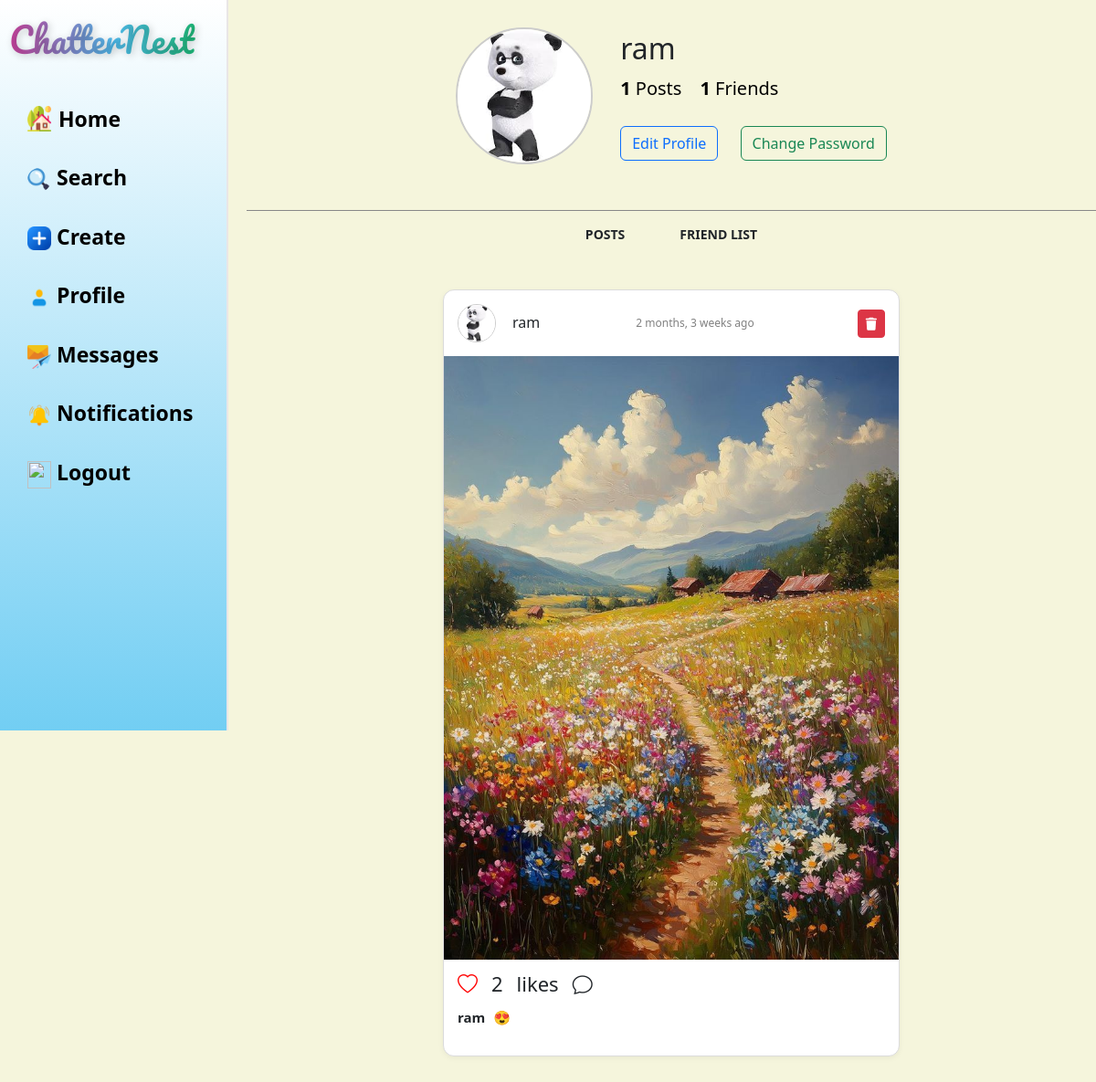
Before: /Users/profile (signed in) with the older database file.
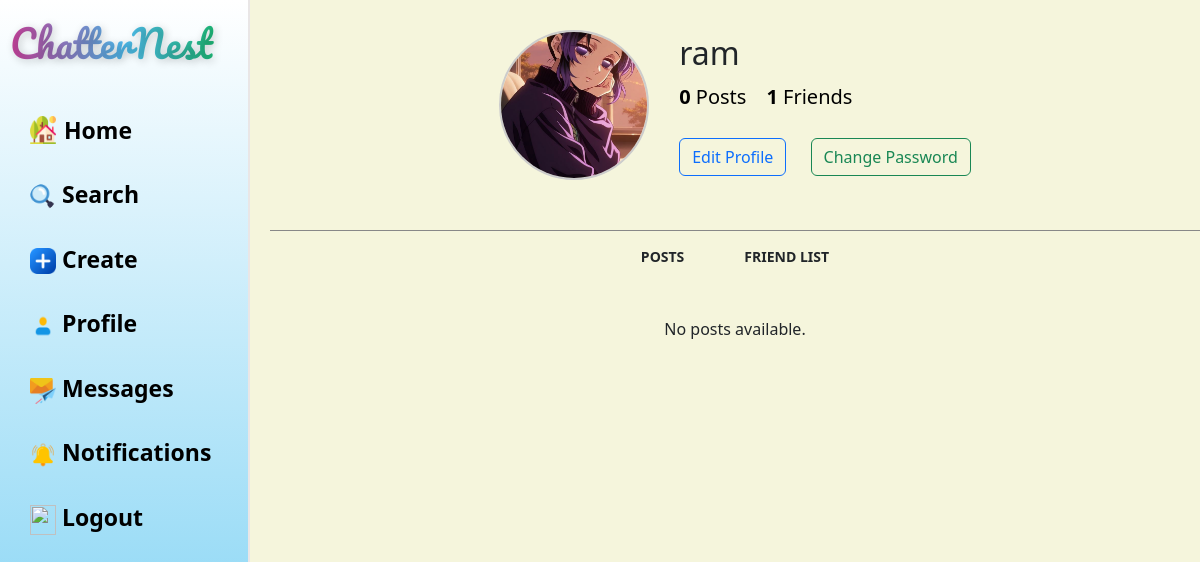
After: the same page with the newer database file.
### Users/models.py (models this page shows)
class kid_acc(models.Model):
    kid_id = models.CharField(max_length=100, primary_key=True)
    Email = models.EmailField(max_length=100)
    password = models.CharField(max_length=12)
    profile = models.ImageField(upload_to="Kid_profiles", blank=True, null=True)
    parent = models.ForeignKey(Parent_acc, on_delete=models.CASCADE, related_name='kids')
    friends = models.ManyToManyField('self', symmetrical=True, blank=True)
    blocked = models.BooleanField(default=False)
    bio = models.TextField(blank=True, null=True)

class Post(models.Model):
    user = models.ForeignKey(kid_acc, on_delete=models.CASCADE)
    description = models.TextField()
    image = models.ImageField(upload_to="posts", null=True, blank=True)
    created_at = models.DateTimeField(auto_now_add=True)
    bio = models.TextField(blank=True, null=True)

### Users/views.py (the view)
# urls.py: path("profile",views.profile, name="profile"),
def profile(request):
    if 'kid_id' not in request.session:
        return redirect('kid_login')
    kid_id = request.session.get('kid_id')
    try:
        kid = kid_acc.objects.get(kid_id=kid_id)
        posts = Post.objects.filter(user=kid).order_by('-created_at')
        friendrequest = FriendRequest.objects.filter(to_kid=kid,status="pending")
        return render(request, 'profile.html', {
            'kid': kid,
            'posts': posts,
            'friendrequest': friendrequest,
        })
    except kid_acc.DoesNotExist:
        request.session.flush()
        return redirect('kid_login')

### templates/profile.html (shortened to what this page needs)
{% extends 'nav.html' %} {% block content %} {% load humanize %} {% load static%}
<div class="profile_view">
  <div class="profile-card">
    <img src="{{ kid.profile.url|default:'/static/default.png' }}" class="profile-pic" alt="Profile" />
    <div class="profile-info">
      <h2>{{ kid.kid_id }}</h2>
      <div class="stats">
        <p><strong>{{ posts.count }}</strong> Posts</p>
        <p><strong>{{ kid.friends.count }}</strong> Friends</p>
      </div>
      <a href="#" class="btn btn-outline-primary edit-btn" data-bs-toggle="modal" data-bs-target="#editProfileModal"
        style="margin-right: 20px">Edit Profile</a>
      <a href="#" class="btn btn-outline-success edit-btn" data-bs-toggle="modal"
        data-bs-target="#changeKidPasswordModal">
        Change Password
      </a>
    </div>
  </div>
</div>
<div class="tabs">
  <div class="tab" onclick="showTab('posts')">Posts</div>
  <div class="tab" onclick="showTab('friends')">Friend List</div>
</div>
<div class="content-section" id="posts">
  <div class="post-display">
    {% for post in posts %}
    <div id="post-view">
      <div id="profile-details">
        <img src="{{ post.user.profile.url }}" alt="Profile" class="rounded-circle me-2" />
        <h3>{{post.user.kid_id}}</h3>
        <p id="time">{{ post.created_at|naturaltime }}</p>
        {% if post.user.kid_id == kid.kid_id %}
        <form method="post" action="{% url 'delete_post' post.id %}" style="margin-left: auto">
          <button type="submit" class="btn btn-sm btn-danger ms-2"
            onclick="return confirm('Are you sure you want to delete this post?');">
            <i class="fas fa-trash"></i>
          </button>
        </form>
        {% endif %}
      </div>
      <div id="post">
        <img src="{{post.image.url}}" alt="post" />
        <div id="icons">
          <i class="bi bi-heart{% if post.id in liked_posts %}-fill{% endif %}" id="like-btn-{{ post.id }}"
            data-id="{{ post.id }}" style="cursor: pointer; color: red" onclick="toggleLike(this)"></i>
          <span id="like-count-{{ post.id }}">{{ post.likes.count }}</span>
          likes
          <i class="bi bi-chat" data-bs-toggle="modal" data-bs-target="#commentModal-{{ post.id }}"></i>
        </div>
        <p><strong>{{post.user.kid_id}}</strong> {{post.description}}</p>
      </div>
    </div>
    {% empty %}
    <p>No posts available.</p>
    {% endfor %}
  </div>
</div>
  {% endblock %}

Changed rows visible on the page:
removed Post: user.profile (picture), user.kid_id "ram", created_at "2 months, 3 weeks ago", image (picture), likes.count "2", description "😍"
changed kid_acc "ram": profile: a different picture
Other visible differences:
{{ posts.count }}: "1" → "0"
text now shown: "No posts available."
